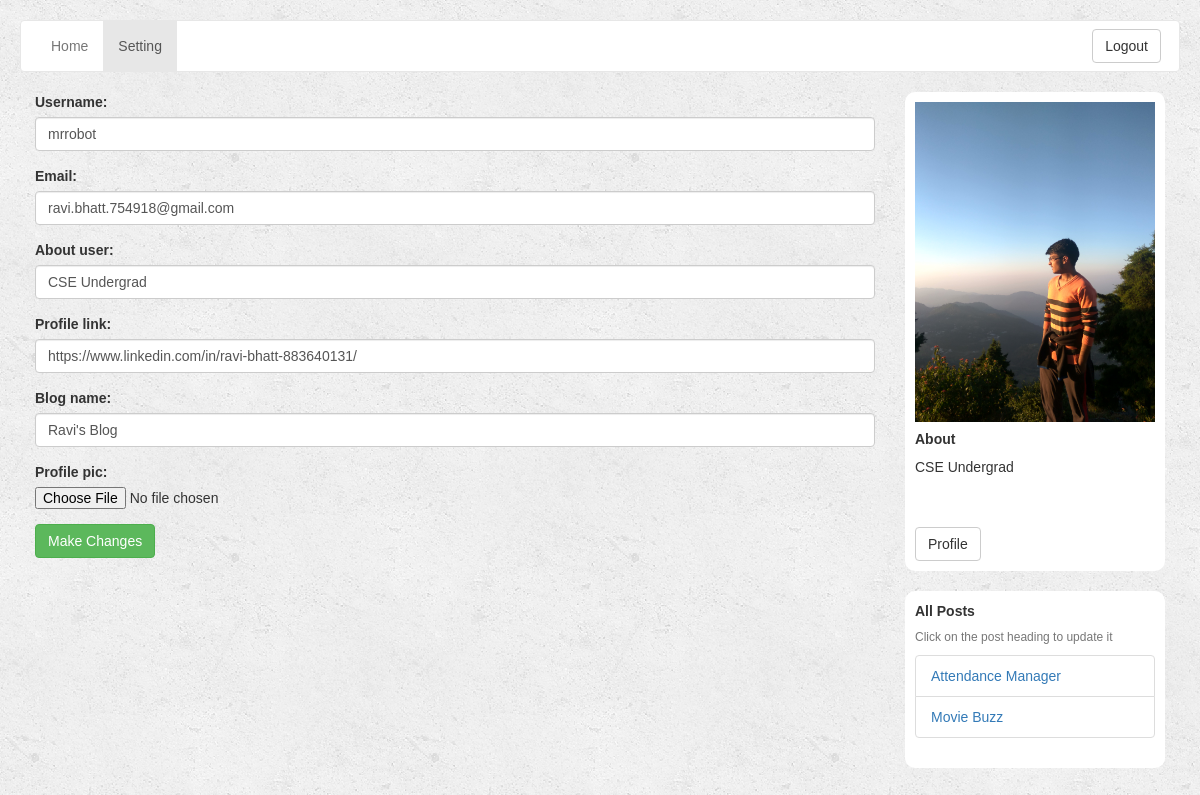
Before: /mrrobot/setting/ (signed in) with the older database file.
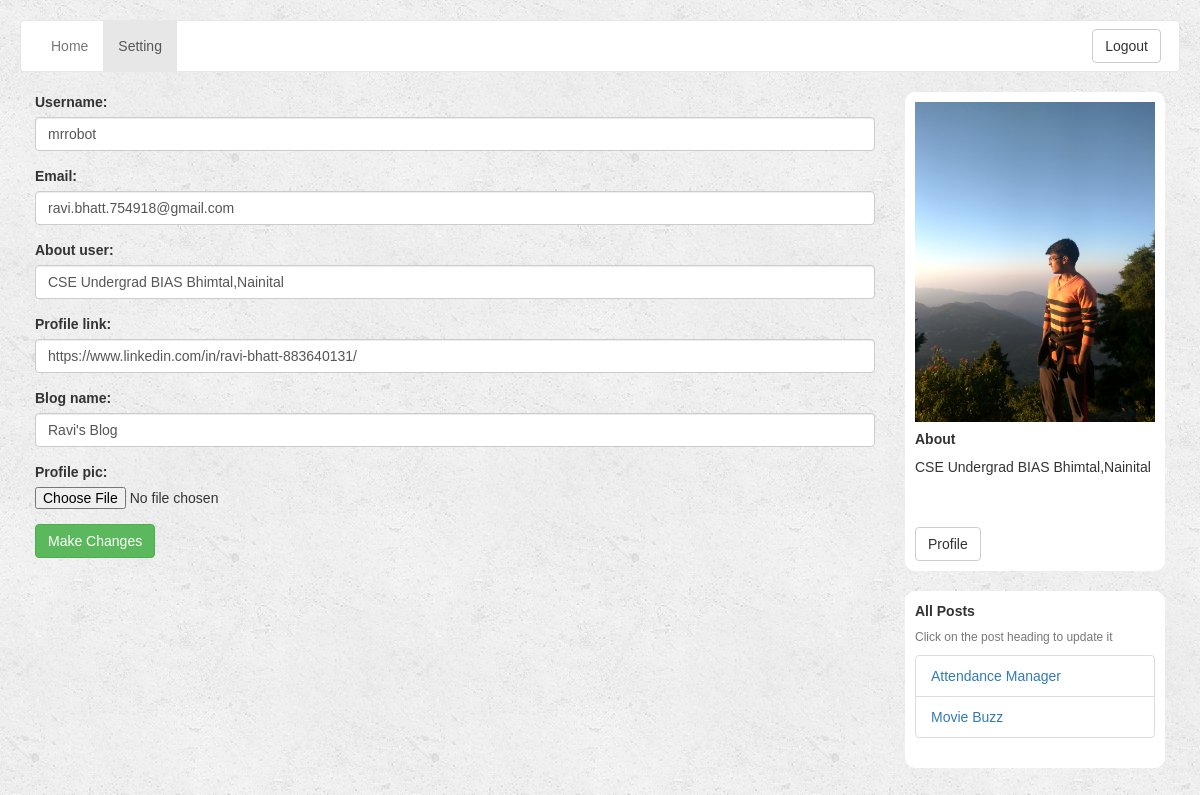
After: the same page with the newer database file.
### myblog/models.py (models this page shows, shortened)
class User_Profile(models.Model):
    user = models.OneToOneField(User, on_delete=models.CASCADE , related_name='profile')
    username = models.CharField(max_length=254, null=False)
    password = models.CharField(max_length=254, null=False)
    email = models.EmailField(max_length=254, null=False)
    about_user = models.CharField(max_length=254, null=False)
    blog_name = models.CharField(max_length=254, null=False)
    profile_link = models.CharField(max_length=254, null=False)
    profile_pic = models.ImageField(upload_to="profile_picture/",blank=True , default='default/avatar.png')

### myblog/views.py (the view)
# urls.py: re_path('^(?P<user>\w+)/setting/$', views.setting ,name="settings"),
def setting(request,user):
    if not request.user.is_authenticated:
        return redirect('login')
    blog_admin = request.user
    user_detail = blog_admin.profile
    if request.method == "POST":
        form = AccountDetail(request.POST, request.FILES)
        if form.is_valid():
            profile = form.save(commit=False)
            if len(request.FILES) == 0:
                profile.profile_pic = user_detail.profile_pic
            else:
                user_detail.profile_pic.delete()
            profile.user = user_detail.user
            profile.password = user_detail.password
            profile.pk = user_detail.pk
            profile.save(force_update=True)
            return redirect('first_page', user=user)
    else:
        form = AccountDetail(
            initial={'email': user_detail.email, 'username': user_detail.username, 'about_user': user_detail.about_user,
                     'blog_name': user_detail.blog_name,
                     'profile_link': user_detail.profile_link,
                     'profile_pic': user_detail.profile_pic})
    all_posts = blog_admin.my_post.all()
    return render(request, 'setting.html',
                  {'all_posts': all_posts, 'user_detail': user_detail, 'form': form, 'blog_admin': user})

### myblog/forms.py
class AccountDetail(forms.ModelForm):
    profile_pic = forms.ImageField(widget=forms.FileInput, required=False)
    class Meta:
        model = User_Profile
        fields = ('username', 'email', 'about_user', 'profile_link', 'blog_name', 'profile_pic')

### templates/setting.html (shortened to what this page needs)
{% extends 'base.html' %}
{% load widget_tweaks %}
{% block navbar_right %}
<a class="btn btn-default" href="{%  url 'logout' %}">Logout</a>
{% endblock %}
{% block navbar_left %}
<li><a href="{%  url 'first_page' blog_admin %}">Home</a></li>
<li class="active"><a href="#">Setting </a></li>
{% endblock %}
{% block container-body %}
<div class="row">
    <div class="col-lg-9 col-md-9">
        <form method="post" novalidate class="setting-form" enctype="multipart/form-data">
            {% for field in form %}
            <div class="form-group">
                {{ field.label_tag }}
                {% render_field field class="form-control" %}
            </div>
            {% endfor %}
            <button type="submit" class="btn btn-success" name="comment">Make Changes</button>
        </form>
    </div>
    <div class="col-lg-3 col-md-3">
        <div class="card " style="margin-top:0px">
            <div class="card-body">
                {% if user_detail.profile_pic %}
                <img class=" profile-image" src="{{ user_detail.profile_pic.url }}">
                {% endif %}
                <h5 class="card-title"><strong>About </strong></h5>
                <p class="card-text">{{ user_detail.about_user }}</p>
                <a href={{user_detail.profile_link}} class="card-link btn btn-default" target="_blank">Profile</a>
            </div>
        </div>
        <div class="card">
            <div class="card-header">
                <strong>All Posts</strong>
            </div>
            <h6 class="card-subtitle mb-2 text-muted">Click on the post heading to update it </h6>
            <ul class="list-group list-group-flush">
                {% for post in all_posts %}
                <li class="list-group-item"><a href="{%  url 'edit_post' blog_admin post.pk %}">{{ post.title }}</a>
                </li>
                {% endfor %}
            </ul>
        </div>
    </div>
</div>
{% endblock container-body %}

Changed rows visible on the page:
changed User_Profile "mrrobot": about_user "CSE Undergrad" → "CSE Undergrad BIAS Bhimtal,Nainital"
